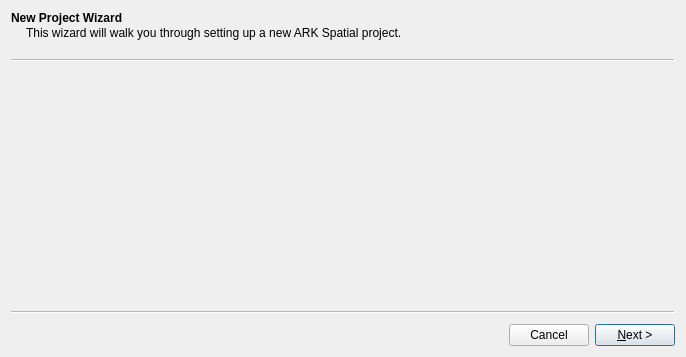
<?xml version="1.0" encoding="UTF-8"?>
<ui version="4.0">
 <class>SettingsWizard</class>
 <widget class="QWizard" name="SettingsWizard">
  <property name="geometry">
   <rect>
    <x>0</x>
    <y>0</y>
    <width>686</width>
    <height>357</height>
   </rect>
  </property>
  <property name="windowTitle">
   <string>Wizard</string>
  </property>
  <property name="options">
   <set>QWizard::CancelButtonOnLeft|QWizard::NoBackButtonOnLastPage|QWizard::NoBackButtonOnStartPage|QWizard::NoDefaultButton</set>
  </property>
  <widget class="QWizardPage" name="welcomePage">
   <property name="title">
    <string>New Project Wizard</string>
   </property>
   <property name="subTitle">
    <string>This wizard will walk you through setting up a new ARK Spatial project.</string>
   </property>
   <attribute name="pageId">
    <string notr="true">welcomePage</string>
   </attribute>
   <layout class="QGridLayout" name="gridLayout"/>
  </widget>
  <widget class="QWizardPage" name="folderPage">
   <property name="title">
    <string>Project Folder</string>
   </property>
   <property name="subTitle">
    <string>Please choose the folder where the project files will be stored.</string>
   </property>
   <attribute name="pageId">
    <string notr="true">folderPage</string>
   </attribute>
   <layout class="QGridLayout" name="gridLayout_2">
    <item row="0" column="0">
     <widget class="QLabel" name="folderLabel">
      <property name="text">
       <string>This folder is usually something like &quot;Projects/TST01/GIS/&quot; where TST01 is the Site Code. The folder will be created if it does not already exist.

ARK Spatial will automatically organise the data under this folder.
</string>
      </property>
      <property name="alignment">
       <set>Qt::AlignJustify|Qt::AlignVCenter</set>
      </property>
      <property name="wordWrap">
       <bool>true</bool>
      </property>
      <property name="buddy">
       <cstring>projectFolderEdit</cstring>
      </property>
     </widget>
    </item>
    <item row="1" column="0">
     <layout class="QHBoxLayout" name="projectFolderLayout">
      <item>
       <widget class="QLineEdit" name="projectFolderEdit"/>
      </item>
      <item>
       <widget class="QToolButton" name="projectFolderButton">
        <property name="icon">
         <iconset resource="resources.qrc">
          <normaloff>:/plugins/ark/folder.png</normaloff>:/plugins/ark/folder.png</iconset>
        </property>
       </widget>
      </item>
     </layout>
    </item>
   </layout>
  </widget>
  <widget class="QWizardPage" name="siteCodePage">
   <property name="title">
    <string>Site Code</string>
   </property>
   <property name="subTitle">
    <string>Enter the Site Code for the project.</string>
   </property>
   <attribute name="pageId">
    <string notr="true">siteCodePage</string>
   </attribute>
   <layout class="QGridLayout" name="gridLayout_3">
    <item row="3" column="0" colspan="2">
     <widget class="QLineEdit" name="siteCodeEdit"/>
    </item>
    <item row="2" column="0" colspan="2">
     <widget class="QLabel" name="siteCodeLabel">
      <property name="text">
       <string>Enter the Site Code. If a Multi Site Project then enter a default Site Code.</string>
      </property>
      <property name="alignment">
       <set>Qt::AlignJustify|Qt::AlignVCenter</set>
      </property>
      <property name="wordWrap">
       <bool>true</bool>
      </property>
      <property name="buddy">
       <cstring>siteCodeEdit</cstring>
      </property>
     </widget>
    </item>
    <item row="0" column="0" colspan="2">
     <widget class="QLabel" name="multiSiteLabel">
      <property name="text">
       <string>Choose if this project will support multiple sites and site codes in the same set of spatial files.</string>
      </property>
      <property name="alignment">
       <set>Qt::AlignJustify|Qt::AlignVCenter</set>
      </property>
      <property name="wordWrap">
       <bool>true</bool>
      </property>
      <property name="buddy">
       <cstring>multiSiteCheck</cstring>
      </property>
     </widget>
    </item>
    <item row="1" column="0" colspan="2">
     <widget class="QCheckBox" name="multiSiteCheck">
      <property name="text">
       <string/>
      </property>
     </widget>
    </item>
   </layout>
  </widget>
  <widget class="QWizardPage" name="arkPage">
   <property name="title">
    <string>ARK Database</string>
   </property>
   <property name="subTitle">
    <string>Configure working with an ARK Database. This is entirely optional.</string>
   </property>
   <attribute name="pageId">
    <string notr="true">arkPage</string>
   </attribute>
   <layout class="QGridLayout" name="gridLayout_5">
    <item row="1" column="0">
     <widget class="QCheckBox" name="useArkCheck">
      <property name="text">
       <string/>
      </property>
      <property name="checked">
       <bool>true</bool>
      </property>
     </widget>
    </item>
    <item row="2" column="0">
     <widget class="QLabel" name="arkUrlLabel">
      <property name="text">
       <string>Please enter the root path to the ARK Database that you will be using, for example &quot;http://100minories.lparchaeology.com/data/&quot;.</string>
      </property>
      <property name="alignment">
       <set>Qt::AlignJustify|Qt::AlignVCenter</set>
      </property>
      <property name="wordWrap">
       <bool>true</bool>
      </property>
      <property name="textInteractionFlags">
       <set>Qt::LinksAccessibleByMouse|Qt::TextSelectableByMouse</set>
      </property>
      <property name="buddy">
       <cstring>arkUrlEdit</cstring>
      </property>
     </widget>
    </item>
    <item row="0" column="0">
     <widget class="QLabel" name="useArkLabel">
      <property name="text">
       <string>Please tick if you will be using ARK Spatial with an ARK Database. Choosing this option will rename various fields and files to be compatible with ARK and will enable extra functionality to link the ARK Spatial data with the ARK Database. Note that this setting cannot be changed later.</string>
      </property>
      <property name="alignment">
       <set>Qt::AlignJustify|Qt::AlignVCenter</set>
      </property>
      <property name="wordWrap">
       <bool>true</bool>
      </property>
      <property name="buddy">
       <cstring>useArkCheck</cstring>
      </property>
     </widget>
    </item>
    <item row="3" column="0">
     <widget class="QLineEdit" name="arkUrlEdit">
      <property name="enabled">
       <bool>true</bool>
      </property>
      <property name="placeholderText">
       <string/>
      </property>
     </widget>
    </item>
   </layout>
  </widget>
  <widget class="QWizardPage" name="confirmPage">
   <property name="title">
    <string>Create Project</string>
   </property>
   <property name="subTitle">
    <string>Create your new project.</string>
   </property>
   <attribute name="pageId">
    <string notr="true">confirmPage</string>
   </attribute>
   <layout class="QGridLayout" name="gridLayout_4">
    <item row="0" column="0">
     <widget class="QLabel" name="projectNameLabel">
      <property name="text">
       <string>Please enter the name for the project file which will be saved in the /project subfolder.</string>
      </property>
      <property name="alignment">
       <set>Qt::AlignJustify|Qt::AlignVCenter</set>
      </property>
      <property name="wordWrap">
       <bool>true</bool>
      </property>
     </widget>
    </item>
    <item row="2" column="0">
     <widget class="QLabel" name="confirmLabel">
      <property name="text">
       <string>Click on the Done button to create your project. All required folders and files will be created. No existing data files will be overwritten.

Once the project is created you can modify these settings or configure more settings in the Settings Dialog.</string>
      </property>
      <property name="wordWrap">
       <bool>true</bool>
      </property>
     </widget>
    </item>
    <item row="1" column="0">
     <widget class="QLineEdit" name="projectNameEdit"/>
    </item>
    <item row="3" column="0">
     <spacer name="verticalSpacer">
      <property name="orientation">
       <enum>Qt::Vertical</enum>
      </property>
      <property name="sizeHint" stdset="0">
       <size>
        <width>20</width>
        <height>40</height>
       </size>
      </property>
     </spacer>
    </item>
   </layout>
  </widget>
 </widget>
 <resources>
  <include location="resources.qrc"/>
 </resources>
 <connections>
  <connection>
   <sender>useArkCheck</sender>
   <signal>toggled(bool)</signal>
   <receiver>arkUrlEdit</receiver>
   <slot>setEnabled(bool)</slot>
   <hints>
    <hint type="sourcelabel">
     <x>211</x>
     <y>136</y>
    </hint>
    <hint type="destinationlabel">
     <x>249</x>
     <y>192</y>
    </hint>
   </hints>
  </connection>
 </connections>
</ui>
